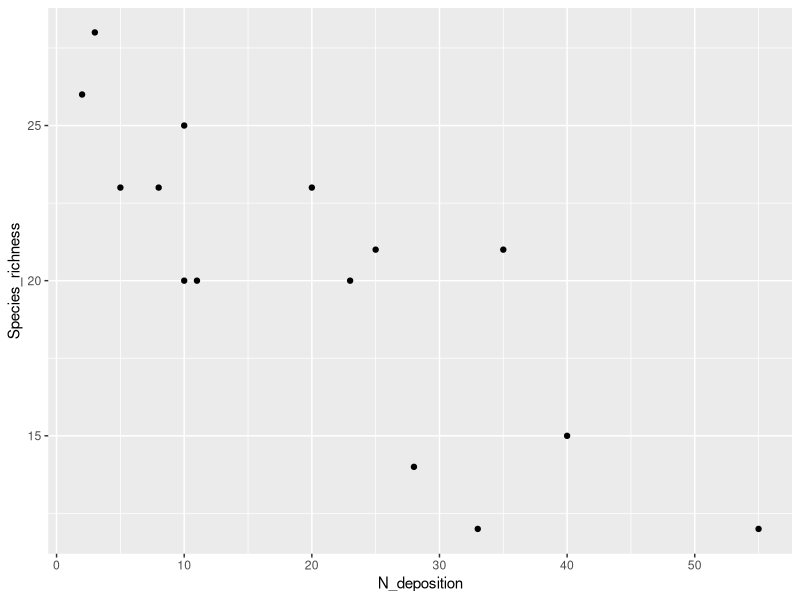
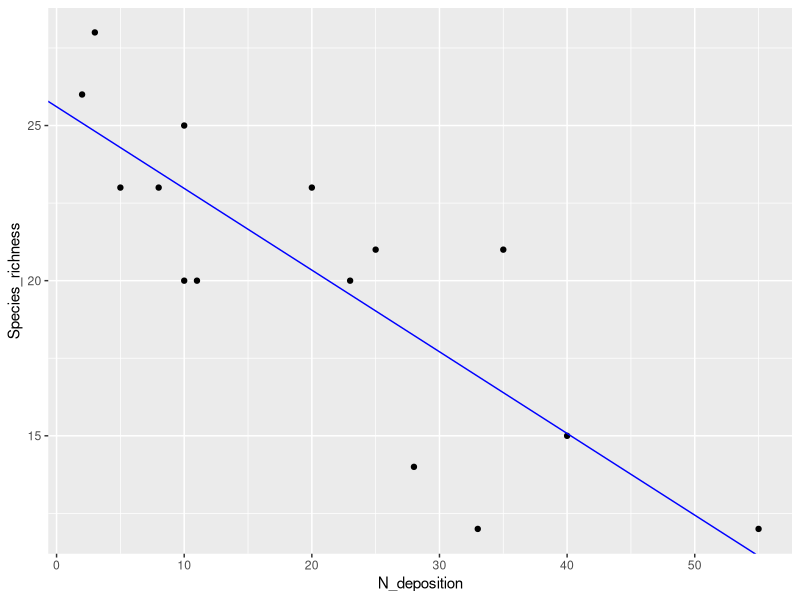
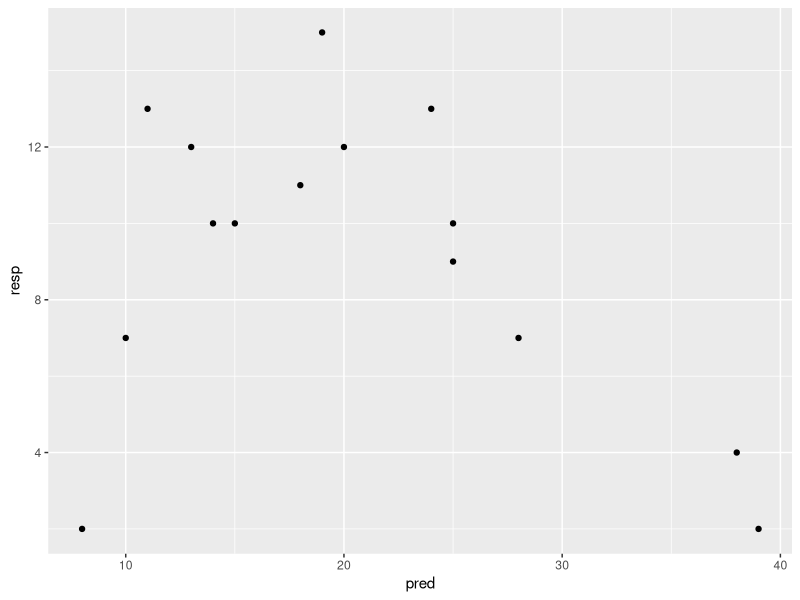
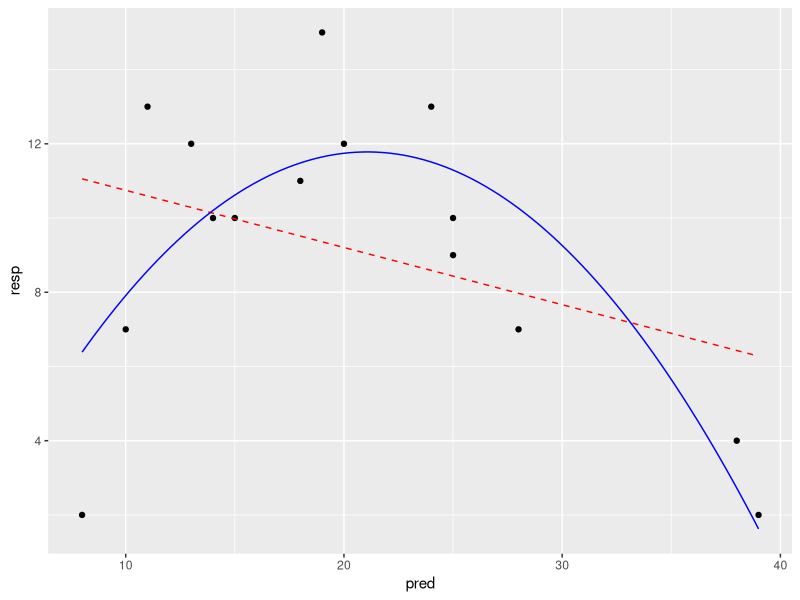
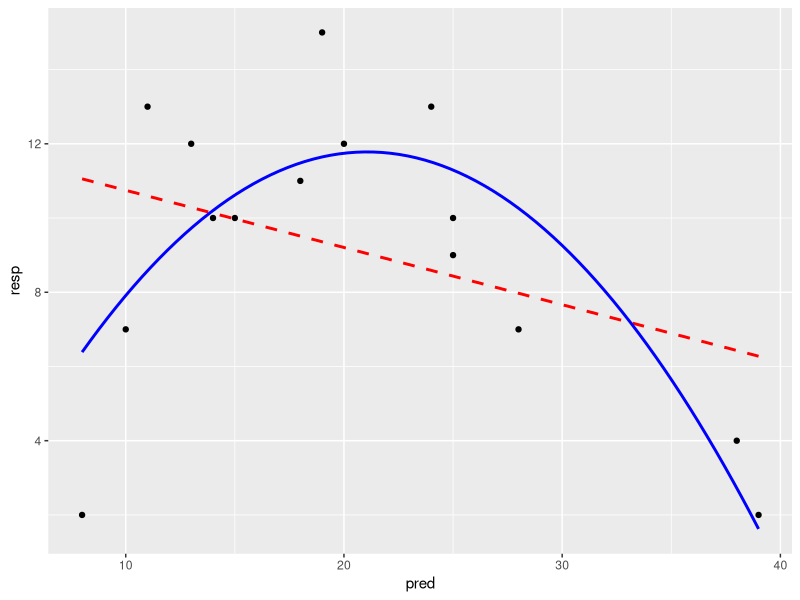
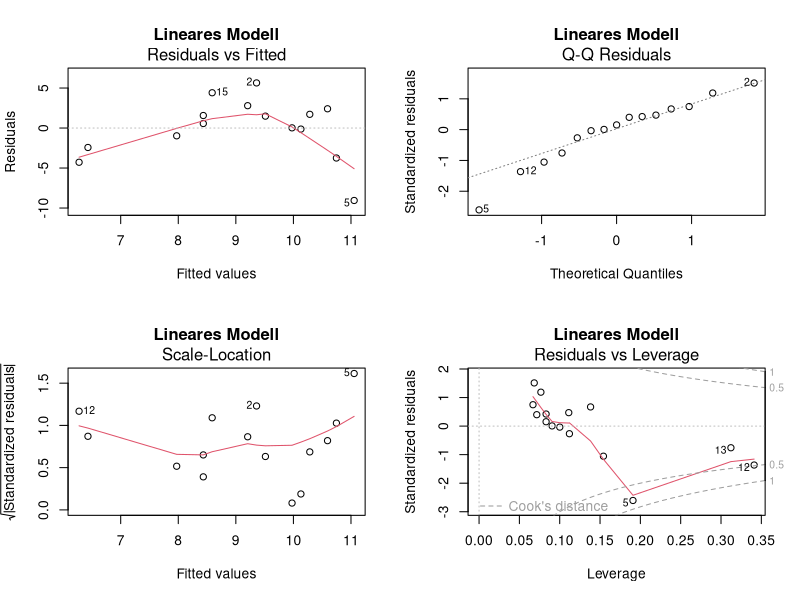
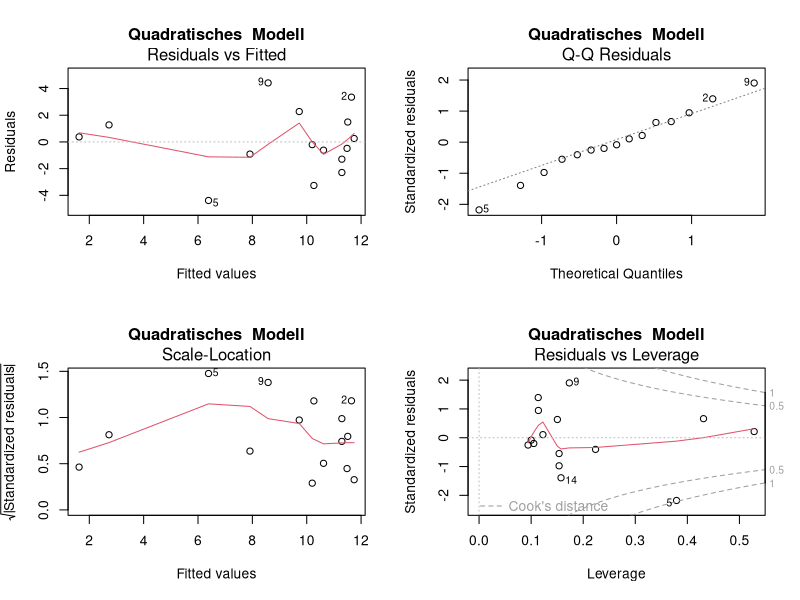
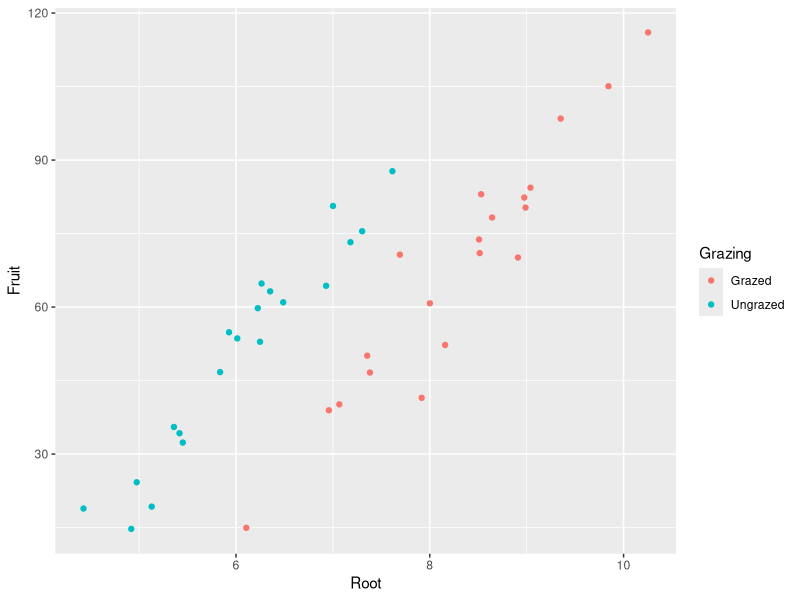

Recreate these plots in R, in order.
#' ---
#' lesson: Statistik3
#' knitr:
#'   opts_chunk: 
#'     collapse: false 
#' ---
#' 
#' 
#' # Statistik 3: Demo
#' 
#' [Demoscript herunterladen (.R)](../purl/Statistik3_Demo.R){.dld}
#' 
#' [Demoscript herunterladen (.qmd)](../purl/Statistik3_Demo.qmd){.dld}
#' 
#' 
#' ## Korrelation vs. Regression
#' 
## -----------------------------------------------------------------------------
library(readr)
library(ggplot2)

#' 
#' 
## -----------------------------------------------------------------------------
# Datensatz zum Einfluss von Stickstoffdepositionen auf den Pflanzenartenreichtum
df <- read_delim("datasets/stat/Nitrogen.csv", delim = ";")
summary(df)

# Plotten der Beziehung
ggplot(df, aes(N_deposition, Species_richness)) +
  geom_point()

#' 
## -----------------------------------------------------------------------------
# Pearson Korrelation
# zuerst Species_richness dann N_deposition
cor.test(df$Species_richness, df$N_deposition, method = "pearson")

# Pearson Korrelation
# zuerst N_deposition dann Species_richness  
cor.test(df$N_deposition, df$Species_richness, method = "pearson") 

# Rang-Korrelation Spearman
cor.test(df$Species_richness, df$N_deposition, method = "spearman")

# Rang-Korrelation Kendall
cor.test(df$Species_richness, df$N_deposition, method = "kendall")

# Jetzt als Regression

# zuerst Species_richness dann N_deposition
lm_1 <- lm(Species_richness ~ N_deposition, data = df) 
lm_1

# zuerst N_deposition dann Species_richness  
lm_2 <- lm(N_deposition ~ Species_richness, data = df) 
lm_2
 
summary(lm_1) 

# Signifikantes Ergebnis visualisieren
ggplot(df, aes(x = N_deposition, y = Species_richness)) +
  geom_point() +
  geom_abline(intercept = lm_1$coefficients[1], slope = lm_1$coefficients[2], 
              color = "blue")

#' 
#' 
#' ## Einfache und Polynomische Regression
#' 
## -----------------------------------------------------------------------------
# Daten generieren 

# "pred" sei unsere unabhängige Variable
pred <- c(20, 19, 25, 10, 8, 15, 13, 18, 11, 14, 25, 39, 38, 28, 24) 

# "resp" sei unsere abhängige Variable
resp <- c(12, 15, 10, 7, 2, 10, 12, 11, 13, 10, 9, 2, 4, 7, 13) 

# Dataframe erstellen
df_2 <- data.frame(pred, resp) 

# Daten anschauen
ggplot(df_2, aes(pred, resp)) +
  geom_point()

#' 
#' 
## -----------------------------------------------------------------------------
# Modell definieren und anschauen

# Einfaches lineares Modell
lm_1 <- lm(resp ~ pred, data = df_2) 

# Modell anschauen
summary(lm_1) 

#' 
#' -> kein signifikanter Zusammenhang im einfachen linearen Modell und entsprechend 
#' kleines Bestimmtheitsmass (adj. R^2^ = 0.07)
#' 
#' 
## -----------------------------------------------------------------------------
# Polynomische Regression Modell definieren und anschauen 

# lineares Modell mit quadratischem Termsummary
lm_quad <- lm(resp ~ pred + I(pred^2), data = df_2) 

# lineares Modell mit quadratischem Term anschauen
summary(lm_quad) 

#' 
#' -> Signifikanter Zusammenhang und viel besseres Bestimmtheitsmass 
#' (adj. R^2^ = 0.60)
#' 
#' 
## -----------------------------------------------------------------------------
# Modelle darstellen

# Vorhersagen der Modelle generieren

# 100 x-Werte, mit denen man die Modelle "füttern" kann 
xv <- seq( min(df_2$pred), max(df_2$pred), length = 100) 

# Vorhersagen des linearen Modells für die y-Werte
y_lm_1 <- predict(lm_1, data.frame(pred = xv) ) 

# Vorhersagen des quadratischen Modells für die y-Werte
y_lm_quad <- predict(lm_quad, data.frame(pred = xv)) 

ModPred <- data.frame(xv, y_lm_1, y_lm_quad)

# Modellvorhersagen plotten
ggplot(df_2, aes(x = pred, y = resp)) +
  geom_point() +
  geom_line(data = ModPred, aes(x = xv, y = y_lm_1), 
            color = "red", linetype = "dashed") + 
  geom_line(data = ModPred, aes(x = xv, y = y_lm_quad), color = "blue")

# Mit der funktion geom_smooth welche predict im Hintergrund verwendet
ggplot(df_2, aes(x = pred, y = resp)) +
  geom_point() +
  geom_smooth(method = "lm", formula = y ~ x, color = "red", linetype = "dashed",
              se = FALSE) +
  geom_smooth(method = "lm", formula = y ~ x + I(x^2), 
              color = "blue", se = FALSE)

#' 
## -----------------------------------------------------------------------------
# Residualplots
par(mfrow = c(2, 2))
plot(lm_1, main = "Lineares Modell")
plot(lm_quad, main = "Quadratisches  Modell")

#' 
#' -> Die Plots sehen beim Modell mit quadratischem Term besser aus
#' 
#' ## ANCOVA
#' 
#' Experiment zur Fruchtproduktion ("Fruit") von Ipomopsis sp. in Abhängigkeit von 
#' der Beweidung ("Grazing" mit 2 Levels: "Grazed", "Ungrazed") und korrigiert für 
#' die Pflanzengrösse vor der Beweidung (hier ausgedrückt als Durchmesser an der 
#' Spitze des Wurzelstock: "Root")
#' 
## -----------------------------------------------------------------------------
# Daten einlesen und anschauen
compensation <- read_delim("datasets/stat/ipomopsis.csv")
compensation$Grazing <- as.factor(compensation$Grazing)

str(compensation)
summary(compensation)

# Plotten der vollständigen Daten/Information
ggplot(compensation, aes(x = Root, y = Fruit, color = Grazing)) +
  geom_point()

#' 
#' -> Je grösser die Pflanze, desto grösser ihre Fruchtproduktion.
#' -> Die grössere Fruchtproduktion innerhalb der beweideten Gruppe scheint ein 
#' Resultat von unterschiedlichen Pflanzengrössen zwischen den Gruppen zu sein.
#' 
## -----------------------------------------------------------------------------
# Lineare Modelle definieren und anschauen

# Volles Modell mit Interaktion
aoc_1 <- lm(Fruit ~ Root * Grazing, data = compensation) 
summary.aov(aoc_1)

# Finales Modell ohne die (nicht signifikante) Interaktion
aoc_2 <- lm(Fruit ~ Grazing + Root, data = compensation) 
summary.aov(aoc_2) # ANOVA-Tabelle
summary(aoc_2) # Parameter-Tabelle

# Residualplots anschauen
par(mfrow = c(2, 2) ) # 2x2 Plots pro Grafik
plot(aoc_2)

#' 
#' -> Das ANCOVA-Modell widerspiegelt die Zusammenhänge wie sie aufgrund der 
#' grafisch dargestellten Daten zu vermuten sind gut. Die Residual-Plots zeigen 3 Ausreisser (Beobachtungen 27, 34 und 37), welche "aus der Reihe tanzen".
